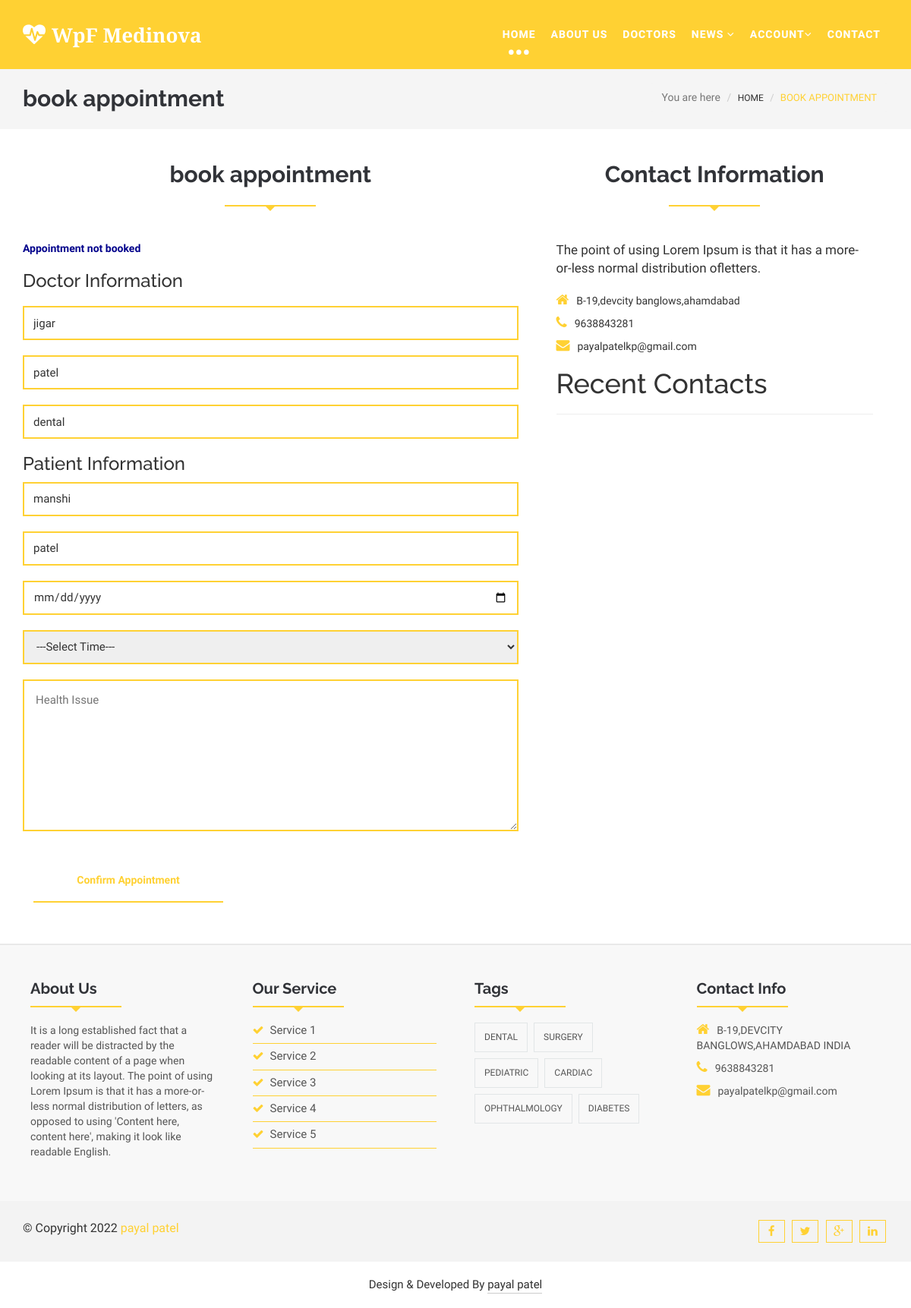
Page /bookappointment/7/ (signed in) on the committed database.
### myapp/models.py (models this page shows, shortened)
class Doctor_profile(models.Model):
	doctor=models.ForeignKey(User,on_delete=models.CASCADE)
	doctor_degree=models.CharField(max_length=100)
	doctor_speciality=models.CharField(max_length=100)
	doctor_start_time=models.CharField(max_length=100)
	doctor_end_time=models.CharField(max_length=100)
	doctor_fees=models.PositiveIntegerField()
	doctor_picture=models.ImageField(upload_to="doctor_picture/")

class User(models.Model):
	fname=models.CharField(max_length=100)
	lname=models.CharField(max_length=100)
	email=models.CharField(max_length=100)
	mobile=models.CharField(max_length=100)
	address=models.CharField(max_length=100)
	password=models.CharField(max_length=100)
	usertype=models.CharField(max_length=100,default="patient")

### myapp/views.py (the view)
# urls.py: path('bookappointment/<int:pk>/',views.bookappointment,name='bookappointment'),
def bookappointment(request,pk):
	doctor= Doctor_profile.objects.get(pk=pk)
	Patient=User.objects.get(email=request.session['email'])
	if request.method=="POST":
		appointment=Appointment.objects.create(
				Patient=Patient,
				doctor=doctor,
				Date=request.POST['date'],
				Time=request.POST['time'],
				Helth_issue=request.POST['health_issue']
			)
		msg="Appointment Booked Successfully"
		appointments1=Appointment.objects.filter(Patient=Patient,status="pending")
		request.session['appointment_count']=len(appointments1)
		appointments=Appointment.objects.filter(Patient=Patient)
		return render(request,'payment.html',{'appointment':appointment})
	else:
		msg="Appointment not booked"
		return render(request,'bookappointment.html',{'doctor':doctor,'Patient':Patient,'msg':msg})

### myapp/templates/bookappointment.html (shortened to what this page needs)
{% extends 'header.html' %}
{% block content %}
{% load static %}
<!DOCTYPE html>
<html lang="en">
<section id="blogArchive">
  <div class="row">
    <div class="col-lg-12 col-md-12">
      <div class="blog-breadcrumbs-area">
        <div class="container">
          <div class="blog-breadcrumbs-left">
            <h2>book appointment  </h2>
          </div>
          <div class="blog-breadcrumbs-right">
            <ol class="breadcrumb">
              <li>You are here</li>
              <li><a href="#">Home</a></li>
              <li class="active"><a href=""></a>book appointment</li>
            </ol>
          </div>
        </div>
      </div>
    </div>
  </div>
</section>
<section id="contact">
  <div class="container">
    <div class="row">
      <div class="col-lg-7 col-md-7 col-sm-6">
        <div class="contact-form">
          <div class="section-heading">
            <h2> book appointment</h2>
            <div class="line"></div>
          </div>
              {% if msg %}
              <b style="color: darkblue;">{{msg}}</b>
              {% endif %}
            <p><h3>Doctor Information</h3></p>
              <form class="submitphoto_form" method="POST" action="{% url 'bookappointment' pk=doctor.pk %}">
                <input type="text" class="wp-form-control wpcf7-text" value="{{doctor.doctor.fname}}" readonly>
                <input type="text" class="wp-form-control wpcf7-text" value="{{doctor.doctor.lname}}" readonly>
                <input type="text" class="wp-form-control wpcf7-email" value="{{doctor.doctor_speciality}}" readonly>
                <p><h3>Patient Information</h3></p>
                <input type="text" class="wp-form-control wpcf7-text" value="{{Patient.fname}}">
                <input type="text" class="wp-form-control wpcf7-text" value="{{Patient.lname}}">
                <input type="date" class="wp-form-control wpcf7-text" name="date" id="date">
                <select name="time" class="wp-form-control wpcf7-text" id="time">
                  <option>---Select Time---</option>
                </select>
                <textarea class="wp-form-control wpcf7-textarea" cols="30" rows="10" placeholder="Health Issue" name="health_issue"></textarea>
               <button class="wpcf7-submit button--itzel" type="submit"><span>Confirm Appointment</span></button>
              </form>
            </div>
        </div>
        <div class="col-lg-5 col-md-5 col-sm-6">
          <div class="contact-address">
            <div class="section-heading">
              <h2>Contact Information</h2>
              <div class="line"></div>
            </div>
            <p>The point of using Lorem Ipsum is that it has a more-or-less normal distribution ofletters.
            </p>
            <address class="contact-info">
              <p><span class="fa fa-home"></span>B-19,devcity banglows,ahamdabad</p>
              <p><span class="fa fa-phone"></span>9638843281</p>
              <p><span class="fa fa-envelope"></span>payalpatelkp@gmail.com</p>
            </address>
            <h1>Recent Contacts</h1>
            <hr>
          </div>
        </div>
      </div>
    </div>
  </section>
</body>
</html>
{% endblock%}

### myapp/static/css/themes/default-theme.css (style rules this page uses)
.scrollToTop:hover, .scrollToTop:focus,.readmore_area a::before,.sl-slider h2> strong,.sl-slider p> strong, .single-top-feature .readmore_area a span,.service-icon-effect,.service-icon .service-icon-effect:hover,.single-service>h3 a:hover,.single-service>h3 a:focus, .whyChoose-right .media-heading,.whyChoose-right .media:hover .media-icon,.doctors-nav figcaption h2, .testimonial-cotent > p span,.testimonial-nav .slick-dots li.slick-active button::before,.blog-comments-box li > h2,.blog-comments-box li span, .blog-author > ul > li a:hover,.footer-service li > a:hover,.footer-service li > a span,.contact-info > p span,.footer-copyright>p>a, .blog-breadcrumbs-right .breadcrumb > li a:hover,.blog-breadcrumbs-right .breadcrumb > .active,.blog-details blockquote::before,.blog-details blockquote::after, .sidebar-widget p>a,.sidebar-widget>ul li>a:hover,.postnav-left:hover .navg-title,.postnav-right:hover .navg-title,.author-name:hover, .similar-post .media-body a:hover,.similar-post > h2,.nav-tabs > li.active > a, .nav-tabs > li.active > a:focus, .nav-tabs > li.active > a:hover, .button--itzel .button__icon,.button--itzel > span,#myModal .modal-title, .form-submit input:hover,.error-page-area h1,.error-page-area h3 { color: #ffd133; }
.line { border-bottom: 2px solid #ffd133; background: none repeat scroll 0 0 transparent; height: 1px; margin: 0 auto 45px; padding: 5px; position: relative; width: 120px; }
.line::after, .line::before { border: medium solid transparent; content: " "; height: 0; left: 50%; pointer-events: none; position: absolute; top: 100%; width: 0; }
.line::before { border-width: 9px; margin-left: -6px; }
.line::after { border-top-color: #ffd133; border-width: 8px; margin-left: -8px; }
.testimonial-nav .slick-dots li,.blog-content .readmore_area a,.wp-form-control, .button--itzel::before,.error-page-area .readmore_area a { border: 2px solid #ffd133; }

### rows in the picture
Doctor_profile: doctor.fname "jigar", doctor.lname "patel", doctor_speciality "dental"
User: fname "manshi", lname "patel"

### other values in the picture
{{ msg }} "Appointment not booked"
